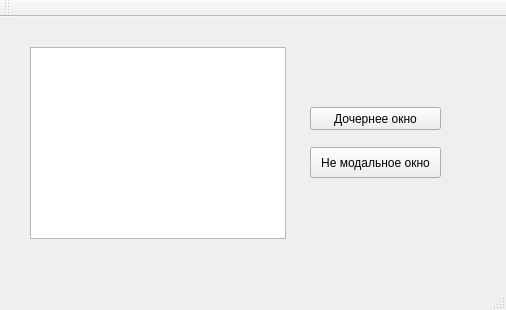
<?xml version="1.0" encoding="UTF-8"?>
<ui version="4.0">
 <class>MainWindow</class>
 <widget class="QMainWindow" name="MainWindow">
  <property name="geometry">
   <rect>
    <x>0</x>
    <y>0</y>
    <width>506</width>
    <height>310</height>
   </rect>
  </property>
  <property name="windowTitle">
   <string>MainWindow</string>
  </property>
  <widget class="QWidget" name="centralWidget">
   <widget class="QPushButton" name="childWindowButton">
    <property name="geometry">
     <rect>
      <x>310</x>
      <y>90</y>
      <width>131</width>
      <height>23</height>
     </rect>
    </property>
    <property name="text">
     <string>Дочернее окно</string>
    </property>
   </widget>
   <widget class="QListWidget" name="listWidget">
    <property name="geometry">
     <rect>
      <x>30</x>
      <y>30</y>
      <width>256</width>
      <height>192</height>
     </rect>
    </property>
   </widget>
   <widget class="QPushButton" name="notModalButton">
    <property name="geometry">
     <rect>
      <x>310</x>
      <y>130</y>
      <width>131</width>
      <height>31</height>
     </rect>
    </property>
    <property name="text">
     <string>Не модальное окно</string>
    </property>
   </widget>
  </widget>
  <widget class="QMenuBar" name="menuBar">
   <property name="geometry">
    <rect>
     <x>0</x>
     <y>0</y>
     <width>506</width>
     <height>21</height>
    </rect>
   </property>
  </widget>
  <widget class="QToolBar" name="mainToolBar">
   <attribute name="toolBarArea">
    <enum>TopToolBarArea</enum>
   </attribute>
   <attribute name="toolBarBreak">
    <bool>false</bool>
   </attribute>
  </widget>
  <widget class="QStatusBar" name="statusBar"/>
 </widget>
 <layoutdefault spacing="6" margin="11"/>
 <resources/>
 <connections/>
</ui>
